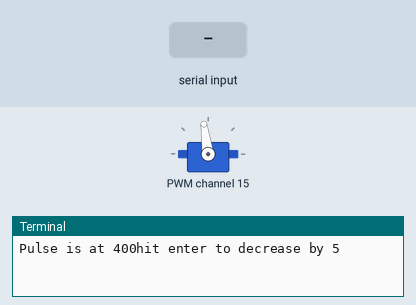
Recording of a program running on a simulated Raspberry Pi (BCM pin numbers). Shown: servo, the last lines printed to the terminal. The test bench sets the inputs (shaded band). The interpreter's speed is modelled, so counts of loop turns are approximate; servo angles are drawn from the pulse width (0.5 ms = 0°, 2.5 ms = 180°).

Above: at 1.2 s.
1.3 s: "1" typed at the terminal
At 1.9 s:
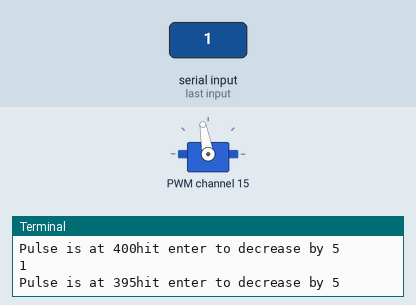
2.8 s: "0" typed at the terminal
At 4.2 s:
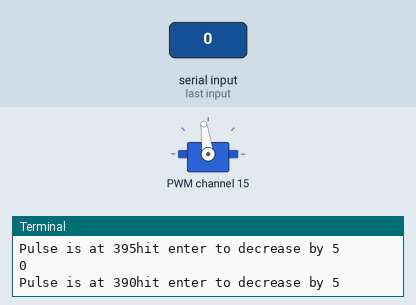
Timing chart, 0 to 5.8 s (numbered marks = the images above; inputs shaded):
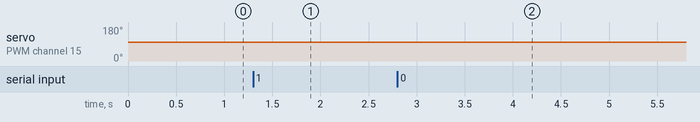

The program:

Servo_Example.py
```python
#!/usr/bin/python

from Adafruit_PWM_Servo_Driver import PWM
import time

# ===========================================================================
# Example Code
# ===========================================================================

# Initialise the PWM device using the default address
pwm = PWM(0x40)
# Note if you'd like more debug output you can instead run:
#pwm = PWM(0x40, debug=True)
channel = 15
increment = -5
servoMin = 170  # Min pulse length out of 4096 (1ms for 60Hz)
servoMax = 645  # Max pulse length out of 4096 (2.5ms for 60Hz)

def setServoPulse(channel, pulse):
  pulseLength = 1000000                   # 1,000,000 us per second
  pulseLength /= 60                       # 60 Hz
  print "%d us per period" % pulseLength
  pulseLength /= 4096                     # 12 bits of resolution
  print "%d us per bit" % pulseLength
  pulse *= 1000
  pulse /= pulseLength
  pwm.setPWM(channel, 0, pulse)

# angle from 0-180
def moveTo(channel, angle):
  pulse = angle*(servoMax-servoMin)/180+servoMin
  pwm.setPWM(channel, 0, pulse)

pwm.setPWMFreq(60)                        # Set frequency to 60 Hz
while (True):
  # Change speed of continuous servo on channel O
#  pwm.setPWM(0, 0, servoMin)
#  print "min"
#  time.sleep(1)
#  pwm.setPWM(0, 0, servoMax)
#  print "max"
#  time.sleep(1)
  pulse = 400
  pwm.setPWM(channel, 9, pulse)
  while True:
    s = "Pulse is at " + str(pulse) + "hit enter to decrease by 5"
    i = raw_input(s)
    pulse += increment
    pwm.setPWM(channel, 0, pulse)
```

Measured:
- after the input at 1.3 s, servo on PWM channel 15: 98° → 100° at once
- after the input at 2.8 s, servo on PWM channel 15: 100° → 98° at once
